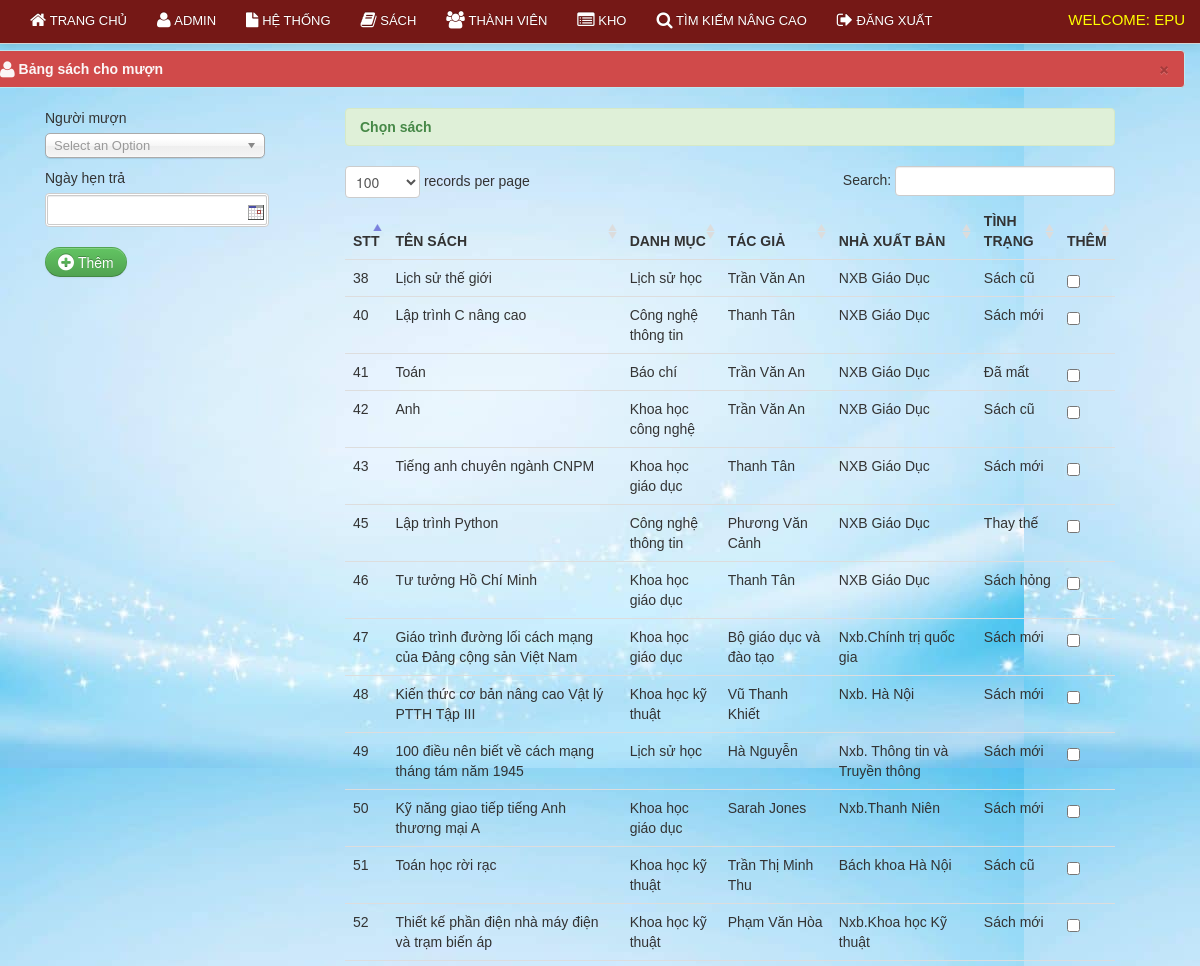
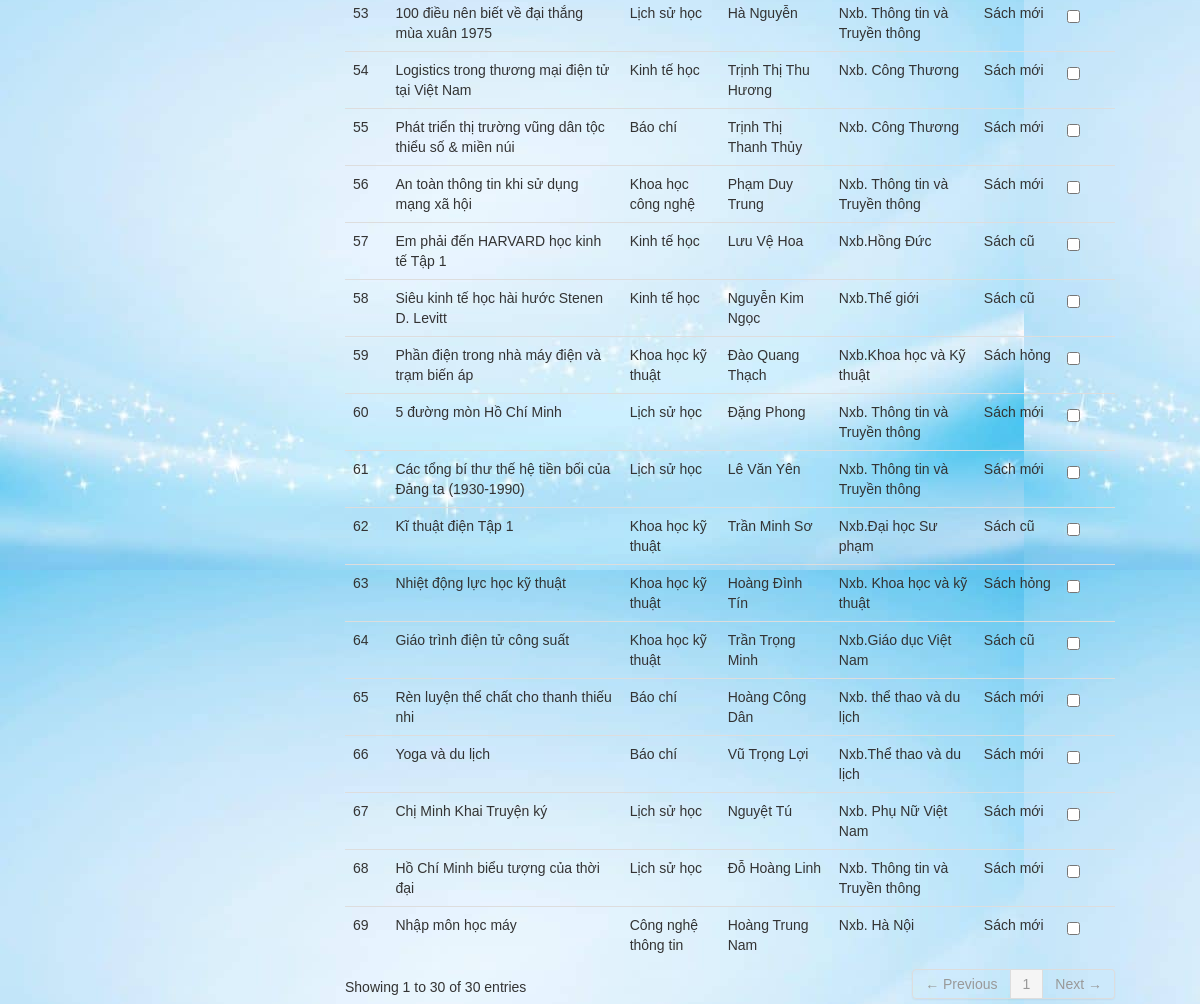
Screenshot of /qltv/librarian/borrow.php (signed in) with the database file from the repository (2 pictures, top to bottom).
### tables this page shows
CREATE TABLE `book` (
  `book_id` int(11) NOT NULL AUTO_INCREMENT,
  `book_title` varchar(100) NOT NULL,
  `category_id` int(50) NOT NULL,
  `author` varchar(50) NOT NULL,
  `book_copies` int(11) NOT NULL,
  `book_pub` varchar(100) NOT NULL,
  `publisher_name` varchar(100) NOT NULL,
  `isbn` varchar(50) NOT NULL,
  `copyright_year` int(11) NOT NULL,
  `date_receive` varchar(20) NOT NULL,
  `date_added` datetime NOT NULL,
  `status` varchar(30) NOT NULL,
  PRIMARY KEY (`book_id`)
);

CREATE TABLE `category` (
  `category_id` int(11) NOT NULL AUTO_INCREMENT,
  `classname` varchar(50) DEFAULT NULL,
  PRIMARY KEY (`category_id`),
  UNIQUE KEY `category_id` (`category_id`),
  KEY `classid` (`category_id`)
);

### qltv/librarian/borrow.php (the view, shortened to what this page needs)
<?php include('header.php'); ?>
<?php include('navbar_borrow.php'); ?>
    <div class="container">
		<div class="margin-top">
			<div class="row">
								<div class="alert alert-info">
                                    <button type="button" class="close" data-dismiss="alert">&times;</button>
                                    <strong><i class="icon-user icon-large"></i>&nbsp;Bảng sách cho mượn</strong>
                                </div>
		<div class="span12">
		<form method="post" action="borrow_save.php">
<div class="span3">
											<div class="control-group">
				<label class="control-label" for="inputEmail">Người mượn</label>
				<div class="controls">
				</div>
			</div>
				<div class="control-group">
					<label class="control-label" for="inputEmail">Ngày hẹn trả</label>
					<div class="controls">
					<input type="text"  class="w8em format-d-m-y highlight-days-67 range-low-today" name="due_date" id="sd" maxlength="10" style="border: 3px double #CCCCCC;" required/>
					</div>
				</div>
				<div class="control-group">
					<div class="controls">
								<button name="delete_student" class="btn btn-success"><i class="icon-plus-sign icon-large"></i> Thêm</button>
					</div>
				</div>
				</div>
				<div class="span8">
						<div class="alert alert-success"><strong>Chọn sách</strong></div>
                            <table cellpadding="0" cellspacing="0" border="0" class="table" id="example">
                                <thead>
                                    <tr>
                                        <th>STT</th>
                                        <th>Tên sách</th>
                                        <th>Danh mục</th>
										<th>Tác giả</th>
										<th>Nhà xuất bản</th>
										<th>Tình trạng</th>
										<th>Thêm</th>
                                    </tr>
                                </thead>
                                <tbody>
                                  <?php  $user_query=mysqli_query($conn,"select * from book where status != 'Kho' ")or die(mysqli_error());
									while($row=mysqli_fetch_array($user_query)){
									$id=$row['book_id'];
									$cat_id=$row['category_id'];
											$cat_query = mysqli_query($conn,"select * from category where category_id = '$cat_id'")or die(mysqli_error());
											$cat_row = mysqli_fetch_array($cat_query);
									?>
									<tr class="del<?php echo $id ?>">
                                    <td><?php echo $row['book_id']; ?></td>
                                    <td><?php echo $row['book_title']; ?></td>
									<td><?php echo $cat_row ['classname']; ?> </td>
                                    <td><?php echo $row['author']; ?> </td>
									 <td><?php echo $row['publisher_name']; ?></td>
									  <td width=""><?php echo $row['status']; ?></td>
                                    <td width="20">
												<input id="" class="uniform_on" name="selector[]" type="checkbox" value="<?php echo $id; ?>" >
                                    </td>
                                    </tr>
									<?php  }  ?>
                                </tbody>
                            </table>
			    </form>
			</div>
			</div>
			</div>
		</div>
<?php include('footer.php') ?>

### qltv/css/docs.css (style rules this page uses)
body { font-family:'TR Century Gothic',Helvetica,Arial,sans-serif !important; }
.btn { border-radius: 25px !important; }
.alert { text-shadow: none; }
th { text-transform:uppercase; }
.margin-top { margin-top:50px; }
body { background: url(../img/grid_noise.png); position: relative; }

### qltv/css/print.css (style rules this page uses)
th { text-align:left; }
td { text-align:left; border-top:1px solid; padding:2px; }
.btn { display:none; }
.alert { display:none; }
body { font-family:arial; font-size:13px; }

### rows the page displays
book: book_id "38", book_title "Lịch sử thế giới", category.classname "Lịch sử học", author "Trần Văn An", publisher_name "NXB Giáo Dục", status "Sách cũ"
book: book_id "40", book_title "Lập trình C nâng cao", category.classname "Công nghệ thông tin", author "Thanh Tân", publisher_name "NXB Giáo Dục", status "Sách mới"
book: book_id "41", book_title "Toán", category.classname "Báo chí", author "Trần Văn An", publisher_name "NXB Giáo Dục", status "Đã mất"
book: book_id "42", book_title "Anh", category.classname "Khoa học công nghệ", author "Trần Văn An", publisher_name "NXB Giáo Dục", status "Sách cũ"
book: book_id "43", book_title "Tiếng anh chuyên ngành CNPM", category.classname "Khoa học giáo dục", author "Thanh Tân", publisher_name "NXB Giáo Dục", status "Sách mới"
book: book_id "45", book_title "Lập trình Python", category.classname "Công nghệ thông tin", author "Phương Văn Cảnh", publisher_name "NXB Giáo Dục", status "Thay thế"
book: book_id "46", book_title "Tư tưởng Hồ Chí Minh", category.classname "Khoa học giáo dục", author "Thanh Tân", publisher_name "NXB Giáo Dục", status "Sách hỏng"
book: book_id "47", book_title "Giáo trình đường lối cách mạng của Đảng cộng sản Việt Nam", category.classname "Khoa học giáo dục", author "Bộ giáo dục và đào tạo", publisher_name "Nxb.Chính trị quốc gia", status "Sách mới"
book: book_id "48", book_title "Kiến thức cơ bản nâng cao Vật lý PTTH Tập III", category.classname "Khoa học kỹ thuật", author "Vũ Thanh Khiết", publisher_name "Nxb. Hà Nội", status "Sách mới"
book: book_id "49", book_title "100 điều nên biết về cách mạng tháng tám năm 1945", category.classname "Lịch sử học", author "Hà Nguyễn", publisher_name "Nxb. Thông tin và Truyền thông", status "Sách mới"
book: book_id "50", book_title "Kỹ năng giao tiếp tiếng Anh thương mại A", category.classname "Khoa học giáo dục", author "Sarah Jones", publisher_name "Nxb.Thanh Niên", status "Sách mới"
book: book_id "51", book_title "Toán học rời rạc", category.classname "Khoa học kỹ thuật", author "Trần Thị Minh Thu", publisher_name "Bách khoa Hà Nội", status "Sách cũ"
book: book_id "52", book_title "Thiết kế phần điện nhà máy điện và trạm biến áp", category.classname "Khoa học kỹ thuật", author "Phạm Văn Hòa", publisher_name "Nxb.Khoa học Kỹ thuật", status "Sách mới"
book: book_id "53", book_title "100 điều nên biết về đại thắng mùa xuân 1975", category.classname "Lịch sử học", author "Hà Nguyễn", publisher_name "Nxb. Thông tin và Truyền thông", status "Sách mới"
book: book_id "54", book_title "Logistics trong thương mại điện tử tại Việt Nam", category.classname "Kinh tế học", author "Trịnh Thị Thu Hương", publisher_name "Nxb. Công Thương", status "Sách mới"
book: book_id "55", book_title "Phát triển thị trường vũng dân tộc thiểu số & miền núi", category.classname "Báo chí", author "Trịnh Thị Thanh Thủy", publisher_name "Nxb. Công Thương", status "Sách mới"
book: book_id "56", book_title "An toàn thông tin khi sử dụng mạng xã hội", category.classname "Khoa học công nghệ", author "Phạm Duy Trung", publisher_name "Nxb. Thông tin và Truyền thông", status "Sách mới"
book: book_id "57", book_title "Em phải đến HARVARD học kinh tế Tập 1", category.classname "Kinh tế học", author "Lưu Vệ Hoa", publisher_name "Nxb.Hồng Đức", status "Sách cũ"
book: book_id "58", book_title "Siêu kinh tế học hài hước Stenen D. Levitt", category.classname "Kinh tế học", author "Nguyễn Kim Ngọc", publisher_name "Nxb.Thế giới", status "Sách cũ"
book: book_id "59", book_title "Phần điện trong nhà máy điện và trạm biến áp", category.classname "Khoa học kỹ thuật", author "Đào Quang Thạch", publisher_name "Nxb.Khoa học và Kỹ thuật", status "Sách hỏng"
book: book_id "60", book_title "5 đường mòn Hồ Chí Minh", category.classname "Lịch sử học", author "Đặng Phong", publisher_name "Nxb. Thông tin và Truyền thông", status "Sách mới"
book: book_id "61", book_title "Các tổng bí thư thế hệ tiền bối của Đảng ta (1930-1990)", category.classname "Lịch sử học", author "Lê Văn Yên", publisher_name "Nxb. Thông tin và Truyền thông", status "Sách mới"
book: book_id "62", book_title "Kĩ thuật điện Tập 1", category.classname "Khoa học kỹ thuật", author "Trần Minh Sơ", publisher_name "Nxb.Đại học Sư phạm", status "Sách cũ"
book: book_id "63", book_title "Nhiệt động lực học kỹ thuật", category.classname "Khoa học kỹ thuật", author "Hoàng Đình Tín", publisher_name "Nxb. Khoa học và kỹ thuật", status "Sách hỏng"
book: book_id "64", book_title "Giáo trình điện tử công suất", category.classname "Khoa học kỹ thuật", author "Trần Trọng Minh", publisher_name "Nxb.Giáo dục Việt Nam", status "Sách cũ"
book: book_id "65", book_title "Rèn luyện thể chất cho thanh thiếu nhi", category.classname "Báo chí", author "Hoàng Công Dân", publisher_name "Nxb. thể thao và du lịch", status "Sách mới"
book: book_id "66", book_title "Yoga và du lịch", category.classname "Báo chí", author "Vũ Trọng Lợi", publisher_name "Nxb.Thể thao và du lịch", status "Sách mới"
book: book_id "67", book_title "Chị Minh Khai Truyện ký", category.classname "Lịch sử học", author "Nguyệt Tú", publisher_name "Nxb. Phụ Nữ Việt Nam", status "Sách mới"
book: book_id "68", book_title "Hồ Chí Minh biểu tượng của thời đại", category.classname "Lịch sử học", author "Đỗ Hoàng Linh", publisher_name "Nxb. Thông tin và Truyền thông", status "Sách mới"
book: book_id "69", book_title "Nhập môn học máy", category.classname "Công nghệ thông tin", author "Hoàng Trung Nam", publisher_name "Nxb. Hà Nội", status "Sách mới"
